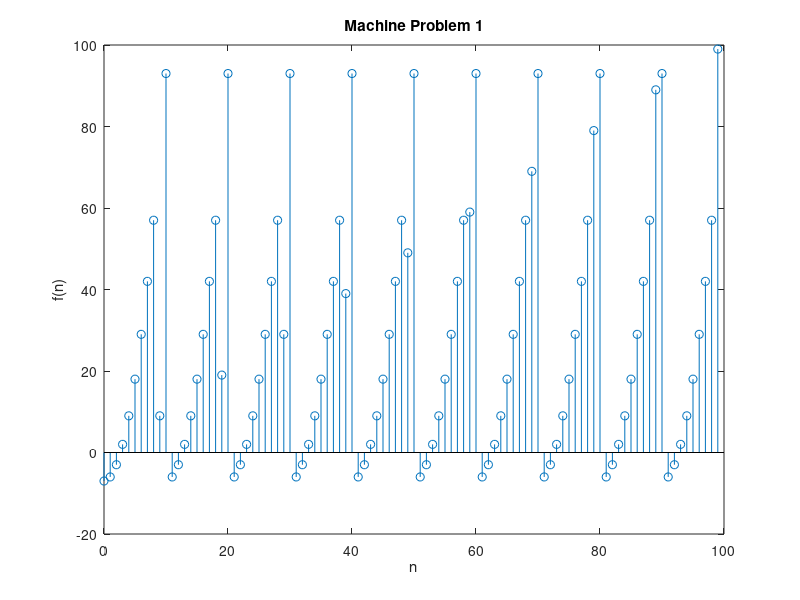

Recreate this plot in MATLAB.
n = 0:99;
fofn = 0:99;
i = 0
while i ~=100
    x = i;
    i = i+1
   while x>=11
       x= x-10;
   end
   if x ==9
       x
       y(i) = NaN
       continue
   end
    fofn(i) = (x.^2)-7;
end
stem(n,fofn)
title('Machine Problem 1')
xlabel('n')
ylabel('f(n)')